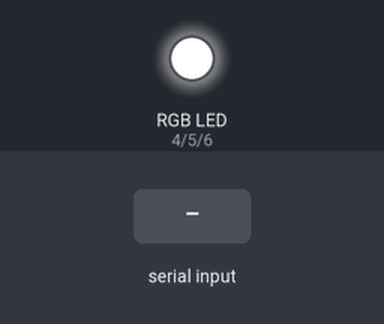
The sketch below on a simulated Arduino Uno, built with avr-gcc and run on an emulated ATmega328P. Parts: an RGB LED mixed from three pins (HIGH = lit). The test bench sets the inputs (shaded band). Random numbers use the default seed unless the sketch sets one; what the sketch prints to the serial monitor is not drawn.

Above: at 1.2 s.
1.3 s: "1" received over Serial
At 2.7 s:
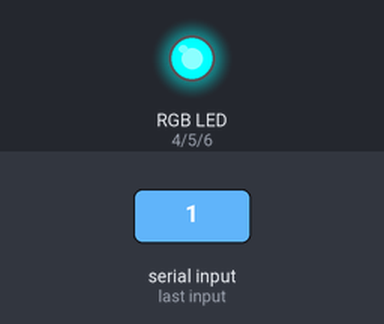
At 9.73 s:
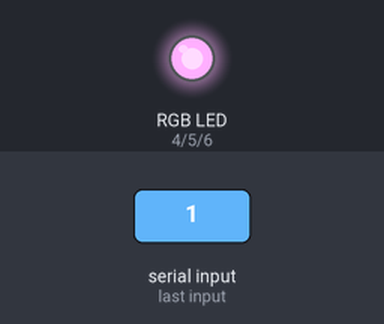
Timing chart, 0 to 19.3 s (numbered marks = the images above; inputs shaded):
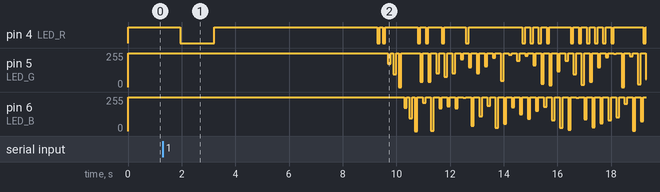

Measured:
- after the input at 1.3 s, pin 4 (LED_R): HIGH → LOW after 0.64 s, → HIGH 1.3 s later, → LOW 6.1 s later, → HIGH 0.10 s later, … (36 changes in this stretch); pin 5 (LED_G): 255/255 → 175/255 after 8.4 s, → 255/255 0.10 s later, → 95/255 0.10 s later, → 255/255 0.10 s later, … (63 changes in this stretch)

The sketch:

RGB.ino
```cpp
#define LED_R 4 // Pin D3 --> червоний
#define LED_G 5 // Pin D5 --> зелений
#define LED_B 6 // Pin D6 --> синій

int red();
int green();
int blue();

void setup ()  {

    pinMode( LED_R, OUTPUT );
    pinMode( LED_G, OUTPUT );
    pinMode( LED_B, OUTPUT );
    analogWrite (LED_R,255);
    analogWrite (LED_G,255);
    analogWrite (LED_B,255);
    Serial.begin(9600);
    Serial.println("Type 1 to ON first RGB mode, 2 to ON second RGB mode");

}

void loop ()  {
    if (Serial.available() > 0){
        switch (Serial.read())
        {
            case '1':
                firstMode();
                break;
            case '2':
                secondMode();
                break;
        }
    }
}

void firstMode(){
    //-------------запалюєм і гасим червоний
    {
        int x = 1;
        for (int i = 0; i > -1; i = i + x){
            red(i);
            if (i == 255) x = -1;             //переключення в сторону гасіння на максимумі свічення
            delay(5);
        }
    }
//-------------запалюєм і гасим зелений
    {
        int x = 1;
        for (int i = 0; i > -1; i = i + x){
            green(i);
            if (i == 255) x = -1;             // переключення в сторону гасіння на максимумі свічення
            delay(5);
        }
    }
//-------------запалюєм і гасим синій
    {
        int x = 1;
        for (int i = 0; i > -1; i = i + x){
            blue(i);
            if (i == 255) x = -1;             // переключення в сторону гасіння на максимумі свічення
            delay(5);
        }
    }

//------------- мигаємо кожним кольором по три рази
    red(0);
    delay(100);
    red(80);
    delay(100);
    red(0);
    delay(100);
    red(160);
    delay(100);
    red(0);
    delay(100);
    red(255);
    delay(100);
    red(0);
    delay(100);
    green(80);
    delay(100);
    green(0);
    delay(100);
    green(160);
    delay(100);
    green(0);
    delay(100);
    green(255);
    delay(100);
    green(0);
    delay(100);
    blue(80);
    delay(100);
    blue(0);
    delay(100);
    blue(160);
    delay(100);
    blue(0);
    delay(100);
    blue(255);
    delay(100);
    blue(0);
//-------------мигаємо випадковими кольорами і випадковою яскравістю
    for (int i=0; i <= 50; i++){
        int color=(random(3)+1);
        if (color=1) {red(random(256)); delay(100);red(0);}
        if (color=2) {green(random(256)); delay(100);green(0);}
        if (color=3) {blue(random(256)); delay(100);blue(0);}
    }
}

//***************************************************
void red(int s){
    analogWrite (LED_R,255-s);
}
//***************************************************
void green(int s){
    analogWrite (LED_G,255-s);
}
//***************************************************
void blue(int s){
    analogWrite (LED_B,255-s);
}

void secondMode(){
    // Перший колір
    for(int i = 0; i < 15; i++) {
        analogWrite(LED_R, 0);
        analogWrite(LED_G, 0);
        analogWrite(LED_B, 255 * i / 15);
        delay(100);
        analogWrite(LED_R, 0);
        analogWrite(LED_G, 0);
        analogWrite(LED_B, 0);
    }

    // Другий колір
    for(int i = 0; i < 15; i++) {
        analogWrite(LED_R, 0);
        analogWrite(LED_G, 255 * i / 15);
        analogWrite(LED_B, 0);
        delay(100);
        analogWrite(LED_R, 0);
        analogWrite(LED_G, 0);
        analogWrite(LED_B, 0);
    }

    // Третій колір
    for(int i = 0; i < 15; i++) {
        analogWrite(LED_R, 255 * i / 15);
        analogWrite(LED_G, 0);
        analogWrite(LED_B, 0);
        delay(100);
        analogWrite(LED_R, 0);
        analogWrite(LED_G, 0);
        analogWrite(LED_B, 0);
    }
}
```
